Frame 1 (no input): blank canvas, image omitted
Frame 60 (no input): blank canvas, image omitted
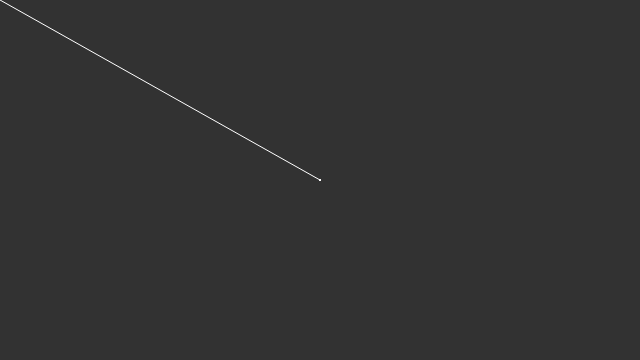
Frame 120 (the mouse pressed at the canvas centre since frame 60)

The p5.js sketch whose frames 1 and 60 were blank and that drew this single picture after the mouse press (run headless with seeded random() and noise() and a simulated clock; from frame 60 on, the mouse is pressed at the canvas centre):

// p5.js sketch
// ── sketch.js
function setup() {
  createCanvas(640, 360);
  background(50);
}

function draw() {
  stroke(255);
  line(pmouseX, pmouseY, mouseX, mouseY);
}

function mousePressed() {
  background(50);
}
